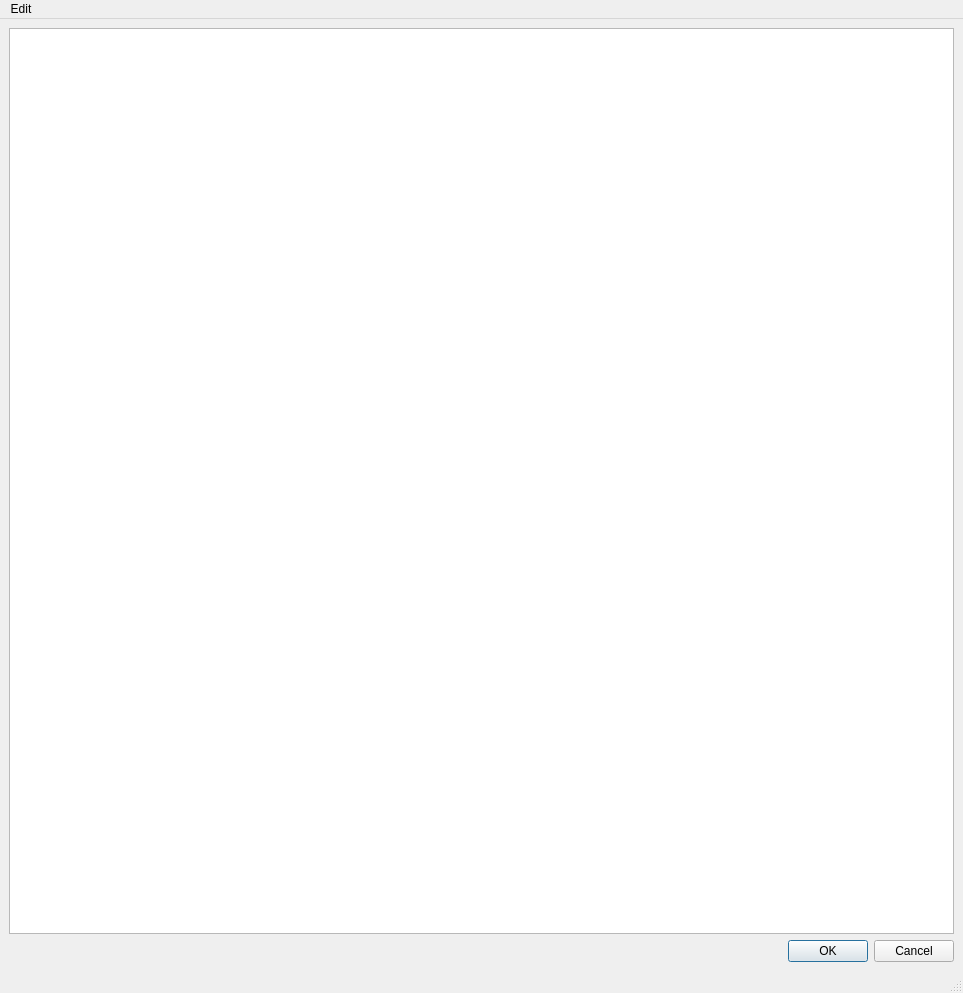
<?xml version="1.0" encoding="UTF-8"?>
<ui version="4.0">
 <class>FileEditor</class>
 <widget class="QMainWindow" name="FileEditor">
  <property name="geometry">
   <rect>
    <x>0</x>
    <y>0</y>
    <width>963</width>
    <height>993</height>
   </rect>
  </property>
  <property name="minimumSize">
   <size>
    <width>900</width>
    <height>900</height>
   </size>
  </property>
  <property name="windowTitle">
   <string>CrystalExplorer Editor</string>
  </property>
  <widget class="QWidget" name="centralwidget">
   <layout class="QVBoxLayout" name="verticalLayout">
    <item>
     <widget class="QTextEdit" name="textEdit"/>
    </item>
    <item>
     <widget class="QDialogButtonBox" name="buttonBox">
      <property name="standardButtons">
       <set>QDialogButtonBox::Cancel|QDialogButtonBox::Ok</set>
      </property>
     </widget>
    </item>
   </layout>
  </widget>
  <widget class="QMenuBar" name="menubar">
   <property name="geometry">
    <rect>
     <x>0</x>
     <y>0</y>
     <width>963</width>
     <height>22</height>
    </rect>
   </property>
   <widget class="QMenu" name="menuEdit">
    <property name="title">
     <string>Edit</string>
    </property>
    <addaction name="separator"/>
   </widget>
   <addaction name="menuEdit"/>
  </widget>
  <widget class="QStatusBar" name="statusbar"/>
  <action name="inputAcceptedAction">
   <property name="icon">
    <iconset resource="../crystalexplorer.qrc">
     <normaloff>:/images/tonto_ok.png</normaloff>:/images/tonto_ok.png</iconset>
   </property>
   <property name="text">
    <string>Generate Surface</string>
   </property>
  </action>
 </widget>
 <resources>
  <include location="../crystalexplorer.qrc"/>
 </resources>
 <connections>
  <connection>
   <sender>inputAcceptedAction</sender>
   <signal>triggered()</signal>
   <receiver>FileEditor</receiver>
   <slot>close()</slot>
   <hints>
    <hint type="sourcelabel">
     <x>-1</x>
     <y>-1</y>
    </hint>
    <hint type="destinationlabel">
     <x>230</x>
     <y>243</y>
    </hint>
   </hints>
  </connection>
 </connections>
</ui>
